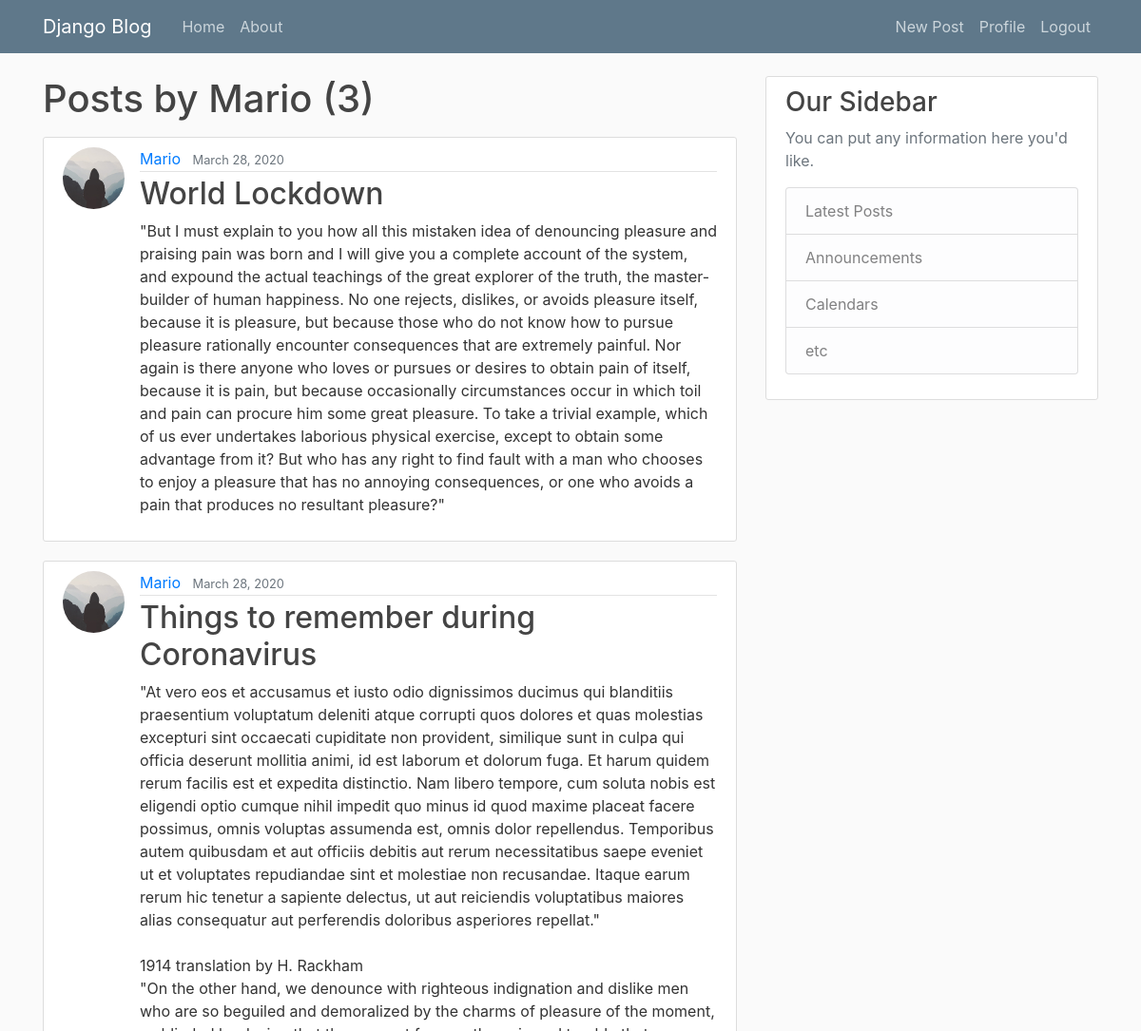
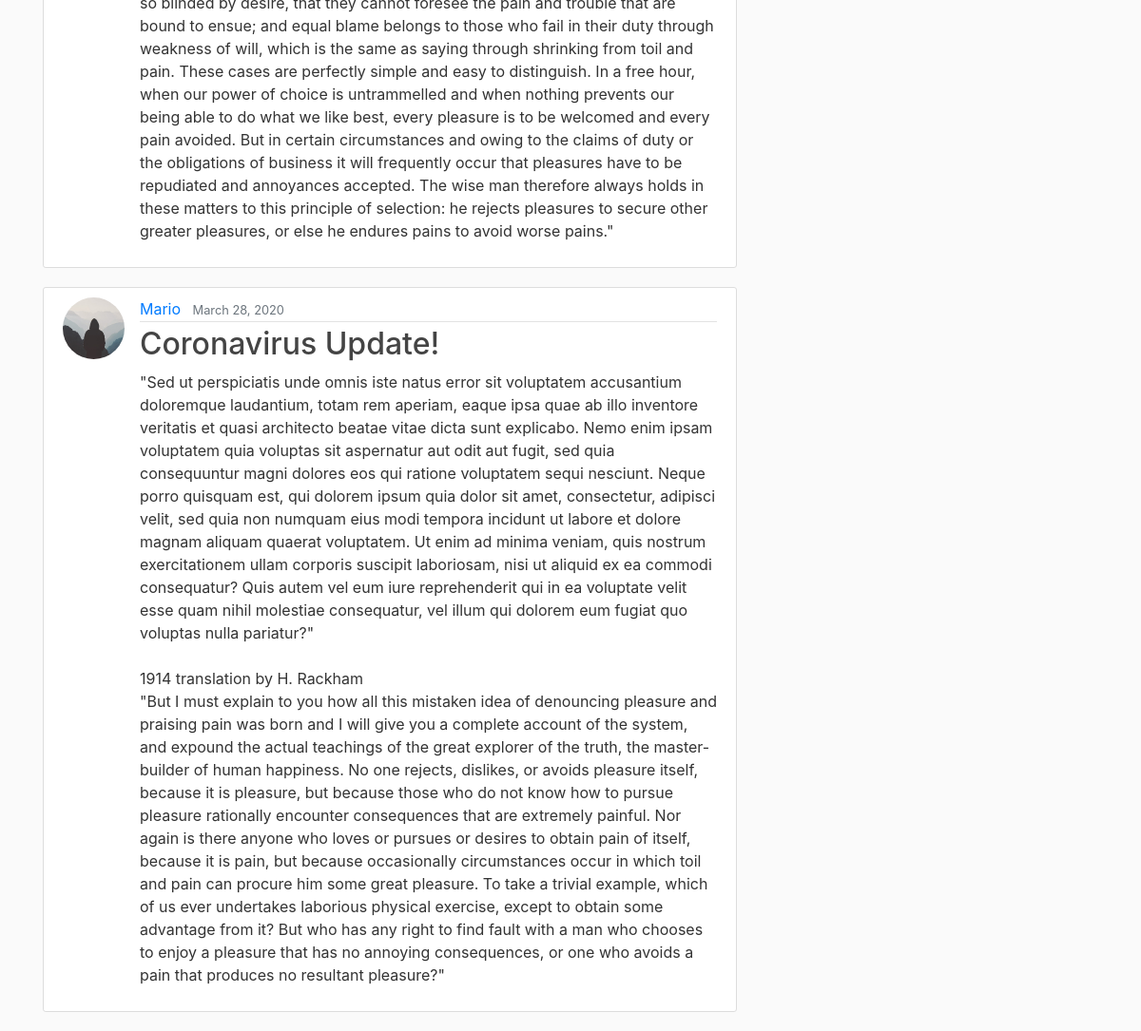
Screenshot of /user/Mario (signed in) with the database file from the repository (2 pictures, top to bottom).
### blog/models.py (models this page shows, shortened)
class Post(models.Model):
    title = models.CharField(max_length=100)
    content = models.TextField()
    date_posted = models.DateTimeField(default=timezone.now)
    author = models.ForeignKey(User, on_delete=models.CASCADE)

### users/models.py (models this page shows, shortened)
class Profile(models.Model):
    user = models.OneToOneField(User, on_delete=models.CASCADE)
    image = models.ImageField(default='default.jpg', upload_to='profile_pics')

### blog/views.py (the view)
# urls.py: path('user/<str:username>', UserPostListView.as_view(), name='user-posts'),
class UserPostListView(ListView):
    model = Post
    template_name = 'blog/user_posts.html'
    context_object_name = 'posts'
    paginate_by = 5
    def get_queryset(self):
        user = get_object_or_404(User, username=self.kwargs.get('username'))
        return Post.objects.filter(author=user).order_by('-date_posted')

### blog/templates/blog/user_posts.html (shortened to what this page needs)
{% extends "blog/base.html" %}
{% block content %}
    <h1 class="mb-3">Posts by {{ view.kwargs.username }} ({{ page_obj.paginator.count }})</h1>
    {% for post in posts %}
        <article class="media content-section">
          <img class="rounded-circle article-img" src="{{ post.author.profile.image.url }}">
          <div class="media-body">
            <div class="article-metadata">
              <a class="mr-2" href="{% url 'user-posts' post.author.username %}">{{ post.author }}</a>
              <small class="text-muted">{{ post.date_posted|date:"F d, Y" }}</small>
            </div>
            <h2><a class="article-title" href="{% url 'post-detail' post.id %}">{{ post.title }}</a></h2>
            <p class="article-content">{{ post.content }}</p>
          </div>
        </article>
    {% endfor %}
{% endblock content %}

### blog/static/blog/main.css (style rules this page uses)
body { background: #fafafa; color: #333333; margin-top: 5rem; }
h1, h2, h3, h4, h5, h6 { color: #444444; }
.content-section { background: #ffffff; padding: 10px 20px; border: 1px solid #dddddd; border-radius: 3px; margin-bottom: 20px; }
.article-title { color: #444444; }
.article-content { white-space: pre-line; }
.article-img { height: 65px; width: 65px; margin-right: 16px; }
.article-metadata { padding-bottom: 1px; margin-bottom: 4px; border-bottom: 1px solid #e3e3e3 }

### rows the page displays
Post: author.profile.image (placeholder picture), author "Mario", date_posted "March 28, 2020", title "World Lockdown", content "\"But I must explain to you how all this mistaken idea of denouncing pleasure and praising pain was born and I will give you a complete account of the system, and expound the actual teachings of the great explorer of the truth, the master-builder of human happiness. No one rejects, dislikes, or avoids pleasure itself, because it is pleasure, but because those who do not know how to pursue pleasure rationally encounter consequences that are extremely painful. Nor again is there anyone who loves or pursues or desires to obtain pain of itself, because it is pain, but because occasionally circumstances occur in which toil and pain can procure him some great pleasure. To take a trivial example,…"
Post: author.profile.image (placeholder picture), author "Mario", date_posted "March 28, 2020", title "Things to remember during Coronavirus", content "\"At vero eos et accusamus et iusto odio dignissimos ducimus qui blanditiis praesentium voluptatum deleniti atque corrupti quos dolores et quas molestias excepturi sint occaecati cupiditate non provident, similique sunt in culpa qui officia deserunt mollitia animi, id est laborum et dolorum fuga. Et harum quidem rerum facilis est et expedita distinctio. Nam libero tempore, cum soluta nobis est eligendi optio cumque nihil impedit quo minus id quod maxime placeat facere possimus, omnis voluptas assumenda est, omnis dolor repellendus. Temporibus autem quibusdam et aut officiis debitis aut rerum necessitatibus saepe eveniet ut et voluptates repudiandae sint et molestiae non recusandae. Itaque…"
Post: author.profile.image (placeholder picture), author "Mario", date_posted "March 28, 2020", title "Coronavirus Update!", content "\"Sed ut perspiciatis unde omnis iste natus error sit voluptatem accusantium doloremque laudantium, totam rem aperiam, eaque ipsa quae ab illo inventore veritatis et quasi architecto beatae vitae dicta sunt explicabo. Nemo enim ipsam voluptatem quia voluptas sit aspernatur aut odit aut fugit, sed quia consequuntur magni dolores eos qui ratione voluptatem sequi nesciunt. Neque porro quisquam est, qui dolorem ipsum quia dolor sit amet, consectetur, adipisci velit, sed quia non numquam eius modi tempora incidunt ut labore et dolore magnam aliquam quaerat voluptatem. Ut enim ad minima veniam, quis nostrum exercitationem ullam corporis suscipit laboriosam, nisi ut aliquid ex ea commodi…"

### other values shown
{{ view.kwargs.username }} "Mario"
{{ page_obj.paginator.count }} "3"
